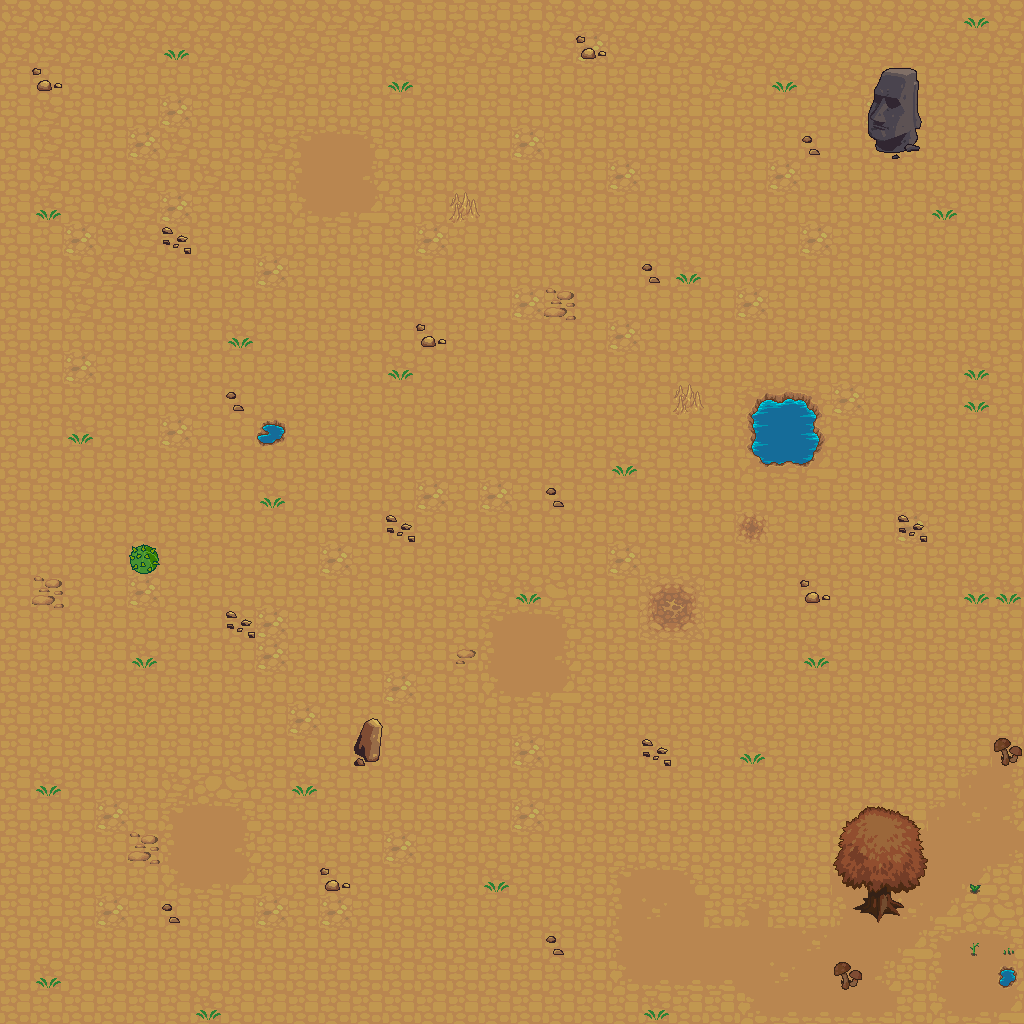

The image is a tile-based game level rendered from a .tmx file. Its description and source (layers, tilesets, objects; grid data summarised) follow:
An orthogonal 32x32 tile map with 32x32 px tiles, 3 tile layers (Untergrund, MapLayer, OverlayLayer).

<map version="1.0" orientation="orthogonal" renderorder="right-down" width="32" height="32" tilewidth="32" tileheight="32" nextobjectid="3">
 <tileset firstgid="1" name="terrain_atlas" tilewidth="32" tileheight="32" tilecount="1024" columns="32">
  <image source="terrain_atlas.png" width="1024" height="1024" />
  <tile id="256">
   <properties>
    <property name="blocked" value="" />
   </properties>
  </tile>
  <tile id="297">
   <properties>
    <property name="blocked" value="" />
   </properties>
  </tile>
  <tile id="329">
   <properties>
    <property name="waterSound" value="" />
   </properties>
  </tile>
  <tile id="361">
   <properties>
    <property name="blocked" value="" />
   </properties>
  </tile>
  <tile id="362">
   <properties>
    <property name="blocked" value="" />
   </properties>
  </tile>
  <tile id="363">
   <properties>
    <property name="blocked" value="" />
   </properties>
  </tile>
  <tile id="393">
   <properties>
    <property name="blocked" value="" />
   </properties>
  </tile>
  <tile id="394">
   <properties>
    <property name="blocked" value="" />
   </properties>
  </tile>
  <tile id="395">
   <properties>
    <property name="blocked" value="" />
   </properties>
  </tile>
  <tile id="425">
   <properties>
    <property name="blocked" value="" />
   </properties>
  </tile>
  <tile id="426">
   <properties>
    <property name="blocked" value="" />
   </properties>
  </tile>
  <tile id="427">
   <properties>
    <property name="blocked" value="" />
   </properties>
  </tile>
  <tile id="431">
   <properties>
    <property name="blocked" value="" />
   </properties>
  </tile>
  <tile id="432">
   <properties>
    <property name="blocked" value="" />
   </properties>
  </tile>
  <tile id="457">
   <properties>
    <property name="blocked" value="" />
   </properties>
  </tile>
  <tile id="463">
   <properties>
    <property name="blocked" value="" />
   </properties>
  </tile>
  <tile id="464">
   <properties>
    <property name="blocked" value="" />
   </properties>
  </tile>
  <tile id="734">
   <properties>
    <property name="blocked" value="" />
   </properties>
  </tile>
  <tile id="831">
   <properties>
    <property name="blocked" value="" />
   </properties>
  </tile>
  <tile id="923">
   <properties>
    <property name="pilzSound" value="" />
   </properties>
  </tile>
  <tile id="990">
   <properties>
    <property name="blocked" value="" />
   </properties>
  </tile>
  <tile id="1022">
   <properties>
    <property name="blocked" value="" />
   </properties>
  </tile>
 </tileset>
 <layer name="Untergrund" width="32" height="32">
  <data>[1024 cells, 1024 non-empty, 19 distinct tile ids]</data>
 </layer>
 <layer name="MapLayer" width="32" height="32">
  <data>[1024 cells, 1024 non-empty, 54 distinct tile ids]</data>
 </layer>
 <objectgroup name="PlayerLayer" />
 <layer name="OverlayLayer" width="32" height="32">
  <data>[1024 cells, 11 non-empty, 11 distinct tile ids]</data>
 </layer>
</map>
